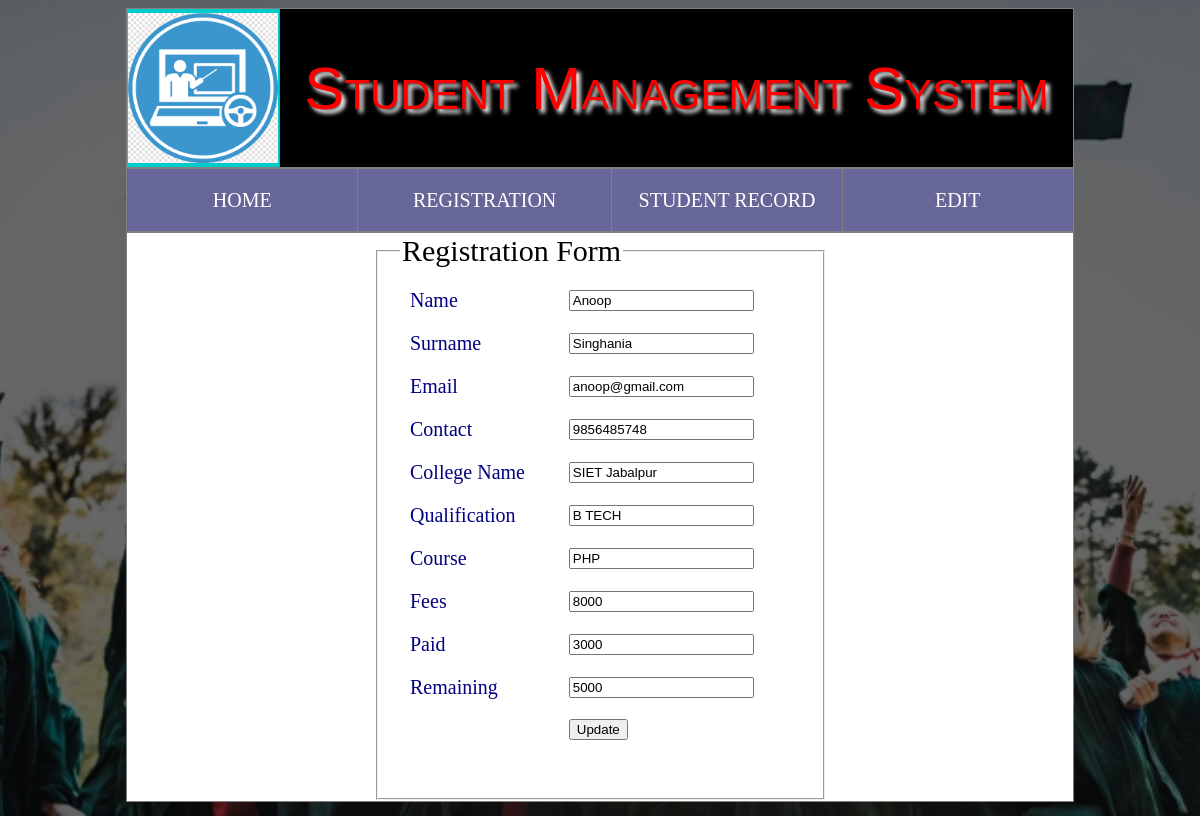
Screenshot of /update.php?rid=8 with the database file from the repository.
### tables this page shows
CREATE TABLE IF NOT EXISTS `reg` (
  `rid` int(11) NOT NULL AUTO_INCREMENT,
  `name` varchar(500) NOT NULL,
  `sname` varchar(500) NOT NULL,
  `email` varchar(500) NOT NULL,
  `con` varchar(500) NOT NULL,
  `cname` varchar(500) NOT NULL,
  `qal` varchar(500) NOT NULL,
  `course` varchar(500) NOT NULL,
  `fees` varchar(500) NOT NULL,
  `paid` varchar(500) NOT NULL,
  `remain` varchar(500) NOT NULL,
  PRIMARY KEY (`rid`)
);

### update.php (the view, shortened to what this page needs)
<?php
include("connect.php");
$rid=$_REQUEST['rid'];
$qry="select * from reg where rid='$rid'";
$sql=mysqli_query($con,$qry);
$row=mysqli_fetch_array($sql);
?>
<html>
<head>
</head>
<body>
<table border="1" width="80%" align="center" height="20%">
<tr>
<td width="10%" bgcolor="#00CCCC">
<img src="image/logo3.jpg" width="150px" height="150px" />
</td>
<td bgcolor="#000000" style="font-size:60px;color:red;font-variant:small-caps;font-family:arial;text-shadow:4px 4px 4px white" align="center">
Student Management System
</td>
</tr>
</table>
<table border="1" id="menu" width="80%" align="center" height="8%">
<tr>
<td><a href="index.php">HOME</a></td>
<td><a href="reg.php">REGISTRATION</a></td>
<td><a href="view.php">STUDENT RECORD</a></td>
<td><a href="viewdel.php">EDIT</a></td>
</tr>
</table>
<table border="1" bgcolor="white" width="80%" align="center" height="8%">
<tr>
<td>
<center>
<fieldset style="width:400px;font-size:30px" >
<legend>Registration Form</legend>
<form action="" method="post" oninput="txtr.value=parseInt(txtf.value)-parseInt(txtp.value)" enctype="multipart/form-data">
<table border="0" align="center" width="400px" cellpadding="10" style="color:navy;font-size:20px;">
<tr><td>Name</td><td><input type="text"  name="txtn" value="<?php echo $row['name']; ?>" required/></td></tr>
<tr><td>Surname</td><td><input type="text" name="txtsn" value="<?php echo $row['sname']; ?>" required/></td></tr>
<tr><td>Email</td><td><input type="email" name="txte" value="<?php echo $row['email']; ?>" required/></td></tr>
<tr><td>Contact</td><td><input type="text"  name="txtc" value="<?php echo $row['con']; ?>" required/></td></tr>
<tr><td>College Name</td><td><input type="text"  name="txtcn" value="<?php echo $row['cname']; ?>" required/></td></tr>
<tr><td>Qualification</td><td><input type="text" name="txtq" value="<?php echo $row['qal']; ?>" required/></td></tr>
<tr><td>Course</td><td><input type="text"  name="txtco" value="<?php echo $row['course']; ?>" required/></td></tr>
<tr><td>Fees</td><td><input type="text"  name="txtf" value="<?php echo $row['fees']; ?>" required/></td></tr>
<tr><td>Paid</td><td><input type="text" value="<?php echo $row['paid']; ?>" name="txtp"/></td></tr>
<tr><td>Remaining</td><td><input type="text"  name="txtr" value="<?php echo $row['remain']; ?>" required/></td></tr>
<tr><td></td><td><input type="submit" value="Update" name="btn"/></td>
</tr>
</table>
</form>
</fieldset>
</center>
</td>
</tr>
</table>
</body>
</html>

### update.php (style rules this page uses)
table { border-collapse:collapse; }
BODY { background-color:#666633; }
a { color:white; text-decoration:none; }
body { background-image:linear-gradient(rgba(0,0,0,0.6),rgba(0,0,0,0.6)),url('./image/new.jpg'); height:100vh; background-size: cover; background-position: center; }
#menu td { width:13%; text-align:center; background-color:#666699; color:white; font-size:20px; }

### rows the page displays
reg: txtn "Anoop", txtsn "Singhania", txte "anoop@gmail.com", txtc "9856485748", txtcn "SIET Jabalpur", txtq "B TECH", txtco "PHP", txtf "8000", txtp "3000", txtr "5000"
